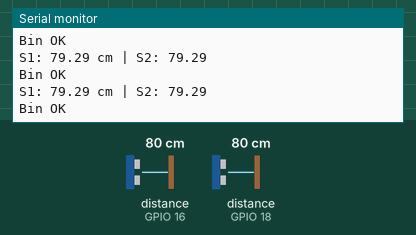
Bench run of a sketch on a simulated ESP32. Shown: the last lines printed to the serial monitor. Wiring (inferred from the names in the program): 2 × ultrasonic range finder: trigger GPIO 5, echo GPIO 18 / trigger GPIO 17, echo GPIO 16. The inputs (shaded band) are chosen by the test bench; at power-on: distance to the obstacle (sensors on GPIO 18, GPIO 16) 80 cm. The echo pulse lasts 58.3 µs per cm; WiFi joins after 1.5 s; servers stay silent unless stated.

Above: at 4.2 s.
4.3 s: distance to the obstacle (sensor on GPIO 18) set to 7 cm
At 5.4 s:
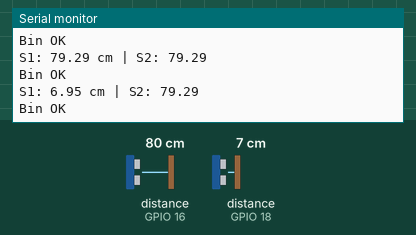
5.8 s: distance to the obstacle (sensor on GPIO 18) set to 4 cm
At 7.4 s:
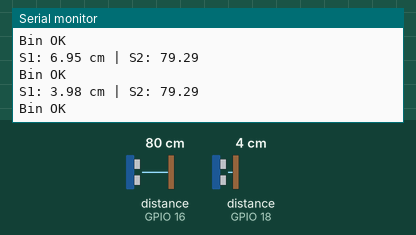
9.9 s: distance to the obstacle (sensor on GPIO 16) set to 4 cm
At 11.2 s:
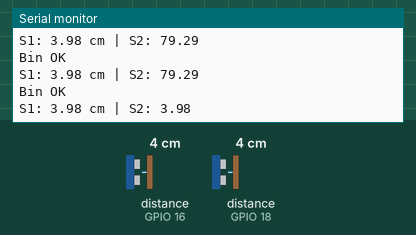
11.4 s: distance to the obstacle (sensor on GPIO 16) set to 7 cm
At 12.4 s:
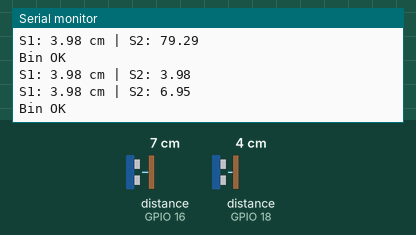
Timing chart, 0 to 14.4 s (numbered marks = the images above; inputs shaded):
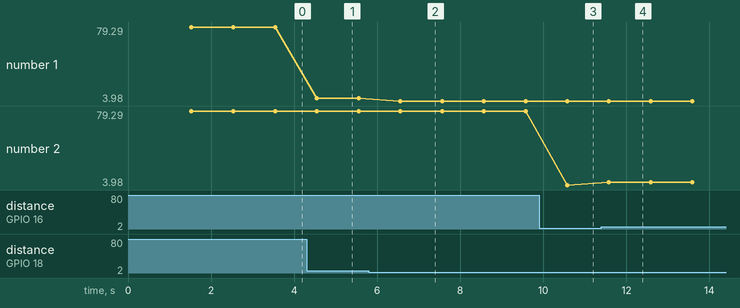

The sketch:

esp32_bin_sensor.ino
```cpp
#include <WiFi.h>
#include <HTTPClient.h>
#include <WiFiClientSecure.h>

// ── WIFI ──────────────────────────────────────────────────────────────────────
const char* ssid     = "SIVA BARATH WIFI";
const char* password = "enterpassword";

// ── SERVER (must be on SAME network as ESP32) ─────────────────────────────────
// Run `ipconfig` on your PC and use the IP shown under the hotspot adapter
const char* server_url = "https://route-optimization-for-smart-waste.onrender.com/api/bin_status";

// ── BIN CONFIG ────────────────────────────────────────────────────────────────
const String BIN_ID = "B1";

// ── SENSOR PINS ───────────────────────────────────────────────────────────────
#define TRIG1 5
#define ECHO1 18
#define TRIG2 17
#define ECHO2 16

// ── STATE ─────────────────────────────────────────────────────────────────────
long          duration;
float         d1, d2;
unsigned long blockStart = 0;
bool          blocked    = false;
String        lastStatus = "EMPTY";

// ── Distance ──────────────────────────────────────────────────────────────────
float getDistance(int trig, int echo) {
  digitalWrite(trig, LOW);
  delayMicroseconds(2);
  digitalWrite(trig, HIGH);
  delayMicroseconds(10);
  digitalWrite(trig, LOW);
  duration = pulseIn(echo, HIGH, 30000); // 30ms timeout
  if (duration == 0) return 999;         // no echo = out of range
  return duration * 0.034 / 2;
}

// ── Send with retry ───────────────────────────────────────────────────────────
void sendBinStatus(String status) {
  if (WiFi.status() != WL_CONNECTED) {
    Serial.println("⚠️ WiFi not connected, skipping send");
    return;
  }

  String payload = "{\"bin_id\":\"" + BIN_ID + "\",\"status\":\"" + status + "\"}";
  Serial.print("📡 Sending: ");
  Serial.println(payload);

  for (int attempt = 1; attempt <= 3; attempt++) {
    WiFiClientSecure client;
    client.setInsecure(); // DEMO ONLY: Bypass SSL certificate validation

    HTTPClient http;
    http.begin(client, server_url);
    http.addHeader("Content-Type", "application/json");
    http.setTimeout(5000); // 5 second timeout

    int code = http.POST(payload);
    Serial.print("📨 Response (attempt ");
    Serial.print(attempt);
    Serial.print("): ");
    Serial.println(code);

    if (code == 200) {
      Serial.println("o. Server acknowledged: " + status);
      String response = http.getString();
      Serial.print("Response body: ");
      Serial.println(response);
      http.end();
      return;
    } else if (code < 0) {
      Serial.print("❌ Connection error: ");
      Serial.println(http.errorToString(code));
    } else {
      Serial.print("⚠️ HTTP error: ");
      Serial.println(code);
      String response = http.getString();
      Serial.print("Response body: ");
      Serial.println(response);
    }

    http.end();
    if (attempt < 3) delay(1000); // wait 1s before retry
  }

  Serial.println("🔴 Failed to send after 3 attempts");
}

// ── WiFi reconnect ────────────────────────────────────────────────────────────
void ensureWiFi() {
  if (WiFi.status() == WL_CONNECTED) return;
  Serial.println("🔄 Reconnecting WiFi...");
  WiFi.disconnect();
  WiFi.begin(ssid, password);
  unsigned long start = millis();
  while (WiFi.status() != WL_CONNECTED && millis() - start < 10000) {
    delay(500);
    Serial.print(".");
  }
  if (WiFi.status() == WL_CONNECTED) {
    Serial.println("\n✅ WiFi Reconnected! IP: " + WiFi.localIP().toString());
  } else {
    Serial.println("\n❌ WiFi reconnect failed");
  }
}

// ── Setup ─────────────────────────────────────────────────────────────────────
void setup() {
  Serial.begin(115200);

  pinMode(TRIG1, OUTPUT); pinMode(ECHO1, INPUT);
  pinMode(TRIG2, OUTPUT); pinMode(ECHO2, INPUT);

  WiFi.begin(ssid, password);
  Serial.print("Connecting to WiFi");
  while (WiFi.status() != WL_CONNECTED) {
    delay(500);
    Serial.print(".");
  }
  Serial.println("\n✅ WiFi Connected!");
  Serial.println("ESP32 IP:   " + WiFi.localIP().toString());
  Serial.println("Server URL: " + String(server_url));
}

// ── Loop ──────────────────────────────────────────────────────────────────────
void loop() {
  ensureWiFi();

  d1 = getDistance(TRIG1, ECHO1);
  d2 = getDistance(TRIG2, ECHO2);

  Serial.print("S1: "); Serial.print(d1);
  Serial.print(" cm | S2: "); Serial.println(d2);

  String currentStatus = "EMPTY";

  if (d1 < 5 && d2 < 5) {
    if (!blocked) { blockStart = millis(); blocked = true; }
    if (millis() - blockStart > 3000) {
      Serial.println("🚨 BIN FULL 🚨");
      currentStatus = "FULL";
    }
  } else {
    blocked = false;
    Serial.println("Bin OK");
  }

  if (currentStatus != lastStatus) {
    sendBinStatus(currentStatus);
    lastStatus = currentStatus;
  }

  delay(1000);
}
```

Measured:
- the behaviour switches between 5 and 6 cm on distance to the obstacle (sensor on GPIO 16) (found by bisection; images 3 and 4)
- after the input at 4.3 s, the serial monitor: prints a new line after 0.25 s (image 1)
- after the input at 5.8 s, the serial monitor: prints a new line after 0.76 s (image 2)
- after the input at 9.9 s, the serial monitor: prints a new line after 0.68 s (image 3)
- after the input at 11.4 s, the serial monitor: prints a new line after 0.18 s (image 4)
- plotted number 1: 79.29 → 6.95 after the input at 4.3 s, 6.95 → 3.98 after the input at 5.8 s
- plotted number 2: 3.98 → 6.95 after the input at 11.4 s
